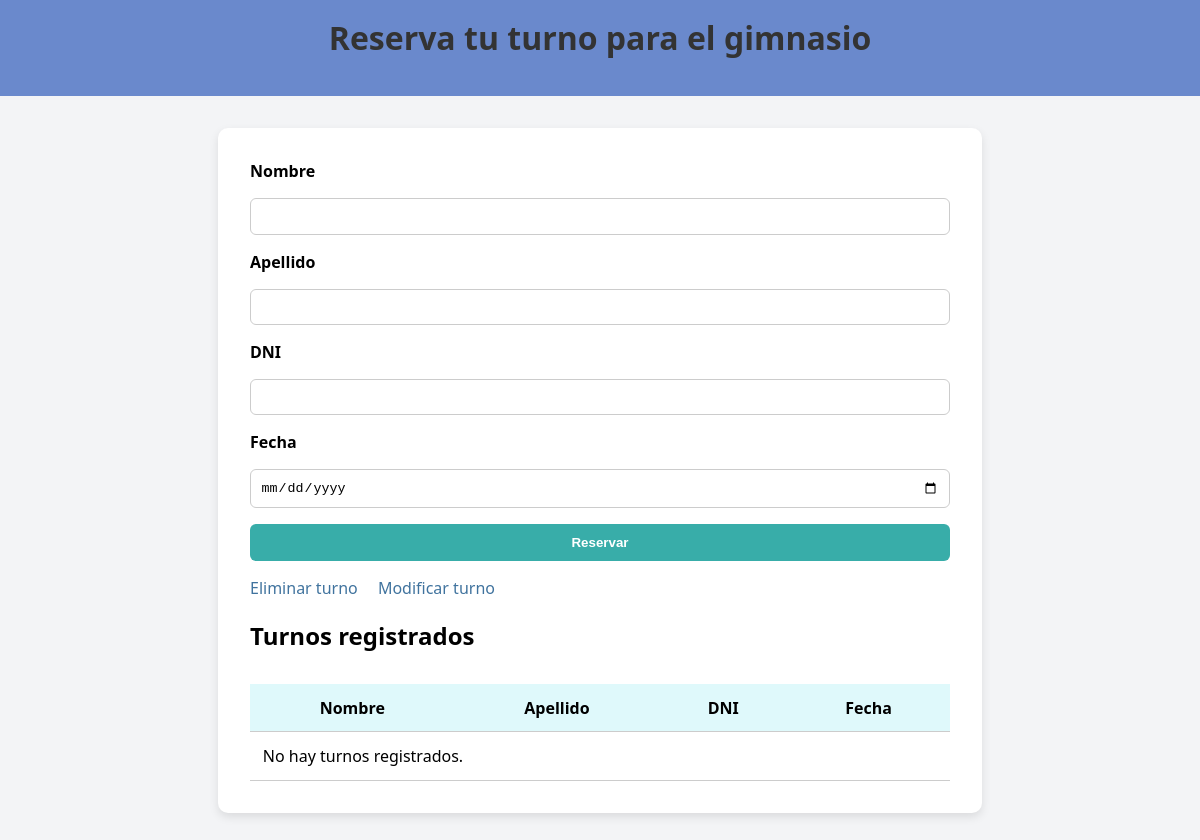
Before: /inscripciones/formulario_inscrip.php with the older database file.
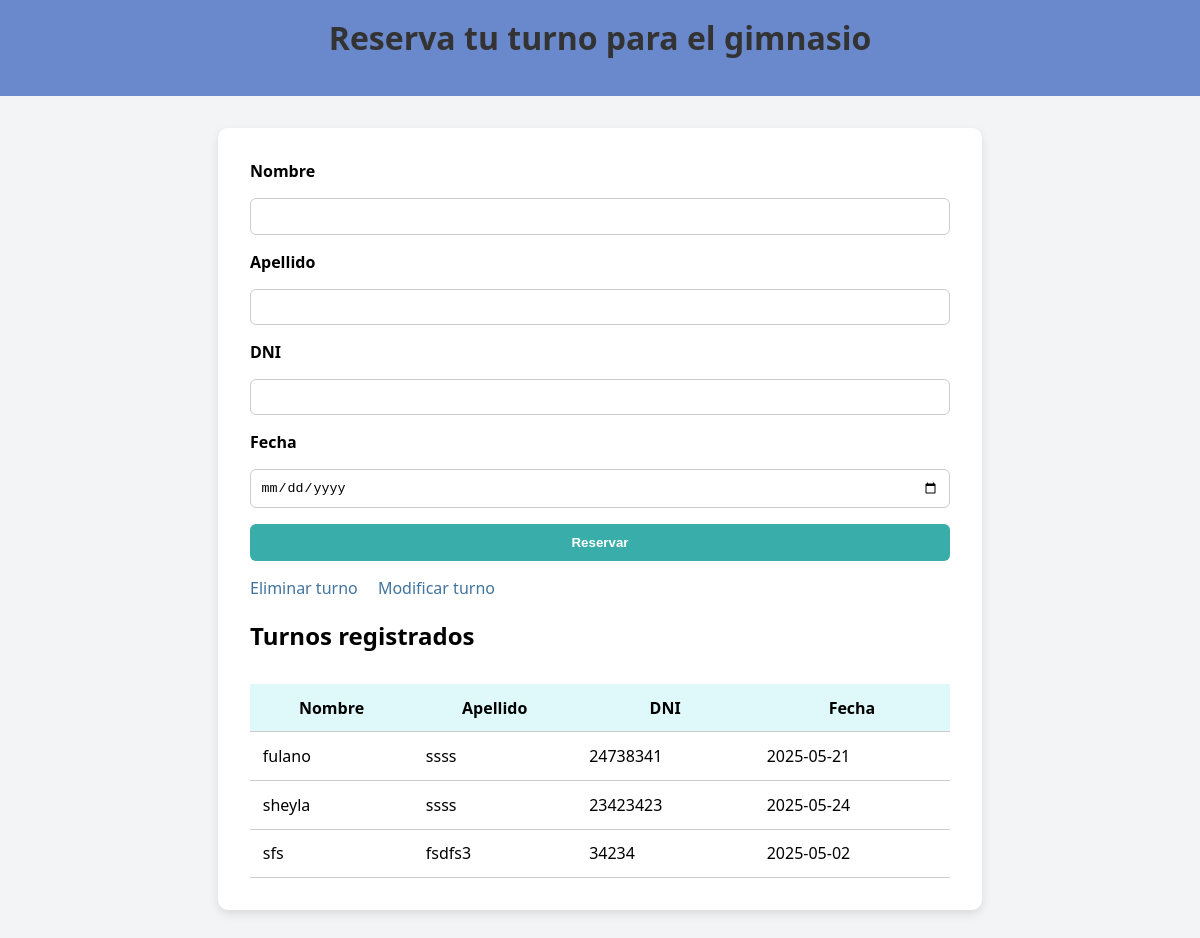
After: the same page with the newer database file.
### tables this page shows
CREATE TABLE `inscripciones` (
  `id_inscrip` int(10) NOT NULL,
  `fecha` date NOT NULL,
  `dni` varchar(10) NOT NULL,
  `nombre` varchar(20) NOT NULL,
  `apellido` varchar(20) NOT NULL,
  `id_cliente` int(10) NOT NULL
);

### inscripciones/formulario_inscrip.php (the view, shortened to what this page needs)
<?php
include '../conexion.php';
$registros = mysqli_query($con, "SELECT * FROM inscripciones ORDER BY id_inscrip DESC");
?>
<!DOCTYPE html>
<html lang="es">
<head>
</head>
<body>
    <header>
        <h1>Reserva tu turno para el gimnasio</h1>
    </header>
    <main>
        <form action="" method="post">
            <label for="nombre">Nombre</label>
            <input type="text" name="nombre" required>
            <label for="apellido">Apellido</label>
            <input type="text" name="apellido" required>
            <label for="dni">DNI</label>
            <input type="number" name="dni" required>
            <label for="fecha">Fecha</label>
            <input type="date" name="fecha" id="fecha" required>
            <input type="submit" value="Reservar">
        </form>
        <div class="links">
            <a href="eliminarInscrip.php">Eliminar turno</a>
            <a href="modificarInscrip.php">Modificar turno</a>
        </div>
        <h2>Turnos registrados</h2>
        <table>
            <thead>
                <tr>
                    <th>Nombre</th>
                    <th>Apellido</th>
                    <th>DNI</th>
                    <th>Fecha</th>
                </tr>
            </thead>
            <tbody>
                <?php
                if ($registros && mysqli_num_rows($registros) > 0) {
                    while ($fila = mysqli_fetch_assoc($registros)) {
                        echo "<tr>
                            <td>{$fila['nombre']}</td>
                            <td>{$fila['apellido']}</td>
                            <td>{$fila['dni']}</td>
                            <td>{$fila['fecha']}</td>
                        </tr>";
                    }
                } else {
                    echo "<tr><td colspan='4'>No hay turnos registrados.</td></tr>";
                }
                ?>
            </tbody>
        </table>
    </main>
</body>
</html>

Changed rows visible on the page:
added inscripciones: nombre "fulano", apellido "ssss", dni "24738341", fecha "2025-05-21"
added inscripciones: nombre "sheyla", apellido "ssss", dni "23423423", fecha "2025-05-24"
added inscripciones: nombre "sfs", apellido "fsdfs3", dni "34234", fecha "2025-05-02"
Other visible differences:
text no longer shown: "No hay turnos registrados."
